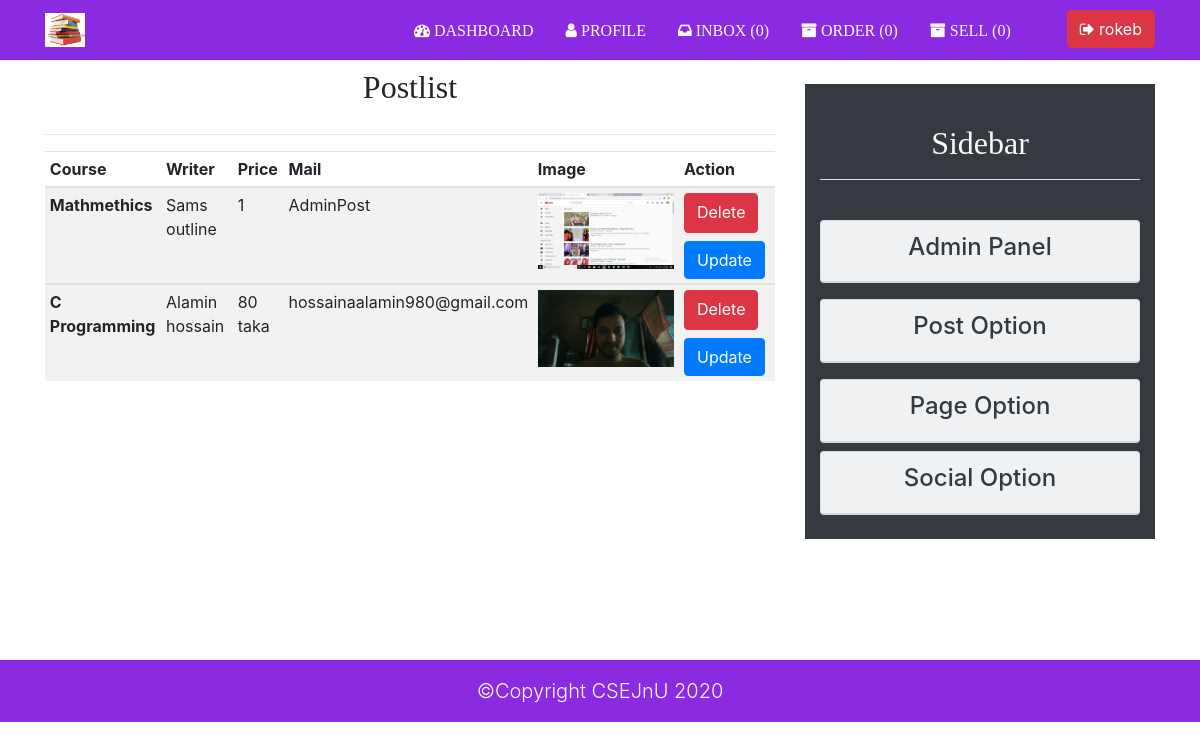
The app's page /admin/postlist.php (signed in) with its own data.
### tables this page shows
CREATE TABLE `sell` (
  `id` int(11) NOT NULL,
  `course` varchar(255) NOT NULL,
  `writer` varchar(255) NOT NULL,
  `edition` varchar(255) NOT NULL,
  `semester` varchar(255) NOT NULL,
  `price` varchar(255) NOT NULL,
  `mail` varchar(255) NOT NULL,
  `status` int(10) NOT NULL,
  `image` varchar(255) NOT NULL
);

### lib/database.php (called while the page is built, shortened)
<?php
class database
{
    public $db_host = host;
    public $db_user = user;
    public $db_pass = pass;
    public $db_name = name;
    public $link;
    public function __construct()
    {
        $this->link = new mysqli($this->db_host,$this->db_user,$this->db_pass,$this->db_name);
    }
    public function select($query)
    {
	$result = $this->link->query($query);
    $select_row = mysqli_num_rows($result);
	if($select_row >0)
    {
		return $result;
	}
    else
    {
		return false;
	}
    }
}
?>

### lib/Session.php (called while the page is built, shortened)
<?php
class Session
{
    public static function get($key)
    {
        if(isset($_SESSION[$key]))
           {
               return $_SESSION[$key];
           }
    }
}
?>

### admin/postlist.php (the view, shortened to what this page needs)
<?php
include "inc/header.php";
$db = new database();
?>
<section id="nav">
	<nav class="navbar   navbar-light nav navbar-expand-md" uk-sticky="top: 100; animation: uk-animation-slide-top; bottom: #sticky-on-scroll-up">
		<div class="container">
			<a class="navbar-brand text-light" href="index.php">
				<img src="../img/book.jpg" width="40" height="50" class="d-inline-block align-top" alt="" loading="lazy">
			</a>
			<div class="collapse navbar-collapse" id="navbarSupportedContent">
				<ul class="navbar-nav ml-auto">
					<li class="nav-item  ">
						<a class="nav-link text-light" href="index.php"><span data-placement="bottom" data-html="true" data-toggle="tooltip" title="Dashboard"><i class="fa fa-tachometer" aria-hidden="true"> Dashboard</i></span>
						</a>
					</li>
					<li class="nav-item ">
						<a class="nav-link text-light " href="profile.php"><span data-placement="bottom" data-toggle="tooltip" title="Profile"><i class="fa fa-user" aria-hidden="true">
									Profile</i></span>
						</a>
					</li>
					<li class="nav-item ">
						<a class="nav-link text-light " href="inbox.php"><span data-placement="bottom" data-toggle="tooltip" title="Inbox"><i class="fa fa-inbox" aria-hidden="true">
									Inbox
									<?php
                                $sql = "select status from contact where status = '0'";
                                $inbox = $db->select($sql);
                                if($inbox)
                                {
                                    $count = mysqli_num_rows($inbox);
                                    echo "(".$count.")";
                                }
                                else
                                {
                                    echo"(0)";
                                }
                                ?></i></span>
						</a>
					</li>
					<li class="nav-item ">
						<a class="nav-link text-light" href="order.php"><span data-placement="bottom" data-toggle="tooltip" title="Order"><i class="fa fa-archive" aria-hidden="true">
									Order
									<?php
                                $sql = "select status from tbl_order where status = '0'";
                                $order = $db->select($sql);
                                if($order)
                                {
                                    $count = mysqli_num_rows($order);
                                    echo "(".$count.")";
                                }
                                else
                                {
                                    echo"(0)";
                                }
                                ?>
								</i></span>
						</a>
					</li>
					<li class="nav-item ">
						<a class="nav-link text-light" href="sell.php"><span data-placement="bottom" data-toggle="tooltip" title="Order"><i class="fa fa-archive" aria-hidden="true">
									Sell
									<?php
                                $sql = "select status from sell where status = '1'";
                                $sell = $db->select($sql);
                                if($sell)
                                {
                                    $count = mysqli_num_rows($sell);
                                    echo "(".$count.")";
                                }
                                else
                                {
                                    echo "(0)";
                                }
                                ?>
								</i></span>
						</a>
					</li>
					<li class="nav-item  ml-5">
						<button type="button" class="btn btn-danger" data-toggle="modal" data-target="#exampleModal">
							<i class="fa fa-sign-out" aria-hidden="true"></i>
							<?php
                                echo Session::get('username');
                            ?>
						</button>
					</li>
				</ul>
			</div>
		</div>
	</nav>
</section>
<body>
	<section id="sell">
		<div class="container">
			<div class="row">
				<div class="col dashboard">
					<h2 class="text-center m-2 " style="font-family:cursive; height:50px;">Postlist</h2>
					<hr>
					<form action="" method="post" enctype="multipart/form-data">
						<div class="table-responsive">
							<table class="table table-sm table-hover table-striped">
								<thead>
									<tr>
										<th scope="col">Course</th>
										<th scope="col">Writer</th>
										<th scope="col">Price</th>
										<th scope="col">Mail</th>
										<th scope="col">Image</th>
										<th scope="col">Action</th>
									</tr>
								</thead>
								<?php
                            $sql = "select * from sell where status = '0'";
                            $dashboard = $db->select($sql);
                            if($dashboard)
                            {
                                foreach($dashboard as $result)
                                {
                            ?>
								<tbody>
									<tr>
										<th scope="row"><?php echo $result['course'];?></th>
										<td><?php echo $result['writer'];?></td>
										<td><?php echo $result['price'];?></td>
										<td><?php echo $result['mail'];?></td>
										<td>
											<?php
										 	if($result['mail']=='AdminPost')
											{
											?>
											<img src="<?php echo $result['image']; ?>" alt="book">
											<?php
											}else {
											?>
											<img src="../<?php echo $result['image']; ?>" alt="book">
											<?php } ?>
										</td>
										<td>
											<a onclick="return confirm('Are you sure to delete')" class="btn btn-danger pb-sm-2" href="delpost.php?id=<?php echo $result['id'];?> ">Delete</a>
											<a href="updatepost.php?id=  <?php echo $result['id'];?>" class="btn btn-primary mt-2">Update</a>
										</td>
									</tr>
								</tbody>
								<?php } }?>
							</table>
						</div>
					</form>
				</div>
				<div class="col-md-4 my-4">
					<?php include"inc/sidebar.php"; ?>
				</div>
			</div>
		</div>
	</section>
</body>
<?php include"inc/footer.php"; ?>

### admin/css/style.css (style rules this page uses)
.nav { background-color: blueviolet; }
.nav-item { margin-left: 1rem; }
.nav-link { text-transform: uppercase; }
h2 { font-family: cursive; }
#sell { z-index: 1; min-height: 600px; }

### records on screen
sell: course "Mathmethics", writer "Sams outline", price "1", mail "AdminPost", image (picture)
sell: course "C Programming", writer "Alamin hossain", price "80 taka", mail "hossainaalamin980@gmail.com", image (picture)

### other values on screen
Session::get('username') "rokeb"
